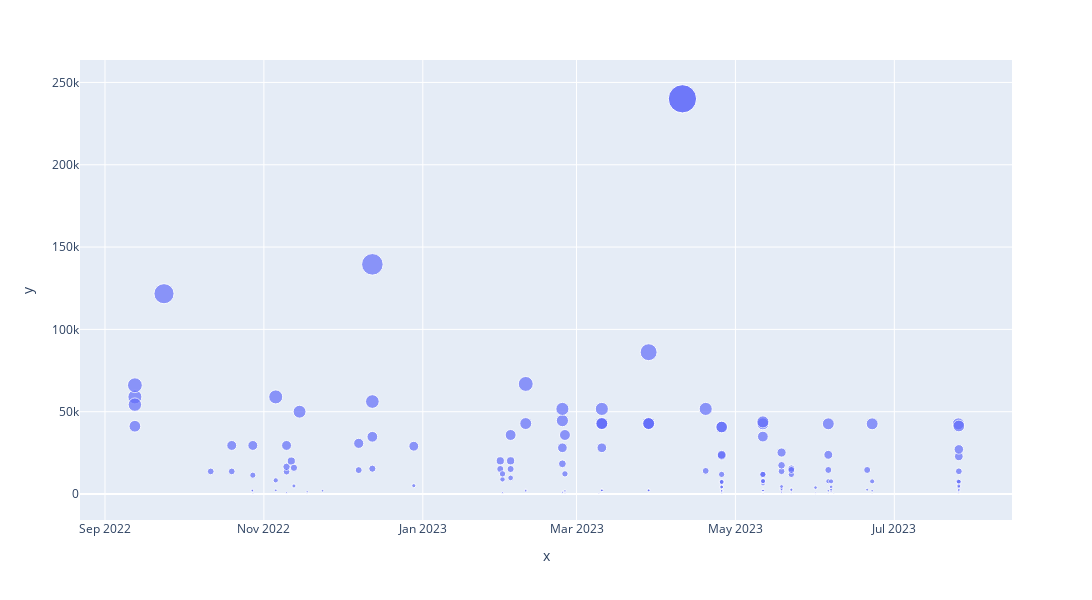

Notebook code for this chart:
### Code cell
import plotly.express as px

xs = resultado["dateTimeStr"]
ys = abs(resultado["MOVIMIENTOS"])

fig = px.scatter(x=xs,y=ys,size=ys,width=1500, height=600)
#fig.update_xaxes(rangeslider_visible=True)
fig.show()

### Figure 1 — Plotly figure (JSON) as saved in the notebook; plotly's stock layout.template omitted (floating-point values rounded to 4 significant figures; data arrays with more than 128 entries replaced by an {"elided": "..."} marker saying what was removed)
{"data": [{"hovertemplate": "x=%{x}<br>y=%{y}<br>size=%{marker.size}<extra></extra>", "legendgroup": "", "marker": {"color": "#636efa", "size": {"elided": "173 float values"}, "sizemode": "area", "sizeref": 600.1, "symbol": "circle"}, "mode": "markers", "name": "", "orientation": "v", "showlegend": false, "type": "scatter", "x": {"elided": "173 str values"}, "xaxis": "x", "y": {"elided": "173 float values"}, "yaxis": "y"}], "layout": {"height": 600, "legend": {"itemsizing": "constant", "tracegroupgap": 0}, "margin": {"t": 60}, "width": 1500, "xaxis": {"anchor": "y", "autorange": true, "domain": [0, 1], "range": ["2022-08-23 11:42:13.6536", "2023-08-14 07:00:01.7794"], "title": {"text": "x"}, "type": "date"}, "yaxis": {"anchor": "x", "autorange": true, "domain": [0, 1], "range": [-15790.0, 263600.0], "title": {"text": "y"}, "type": "linear"}}}
